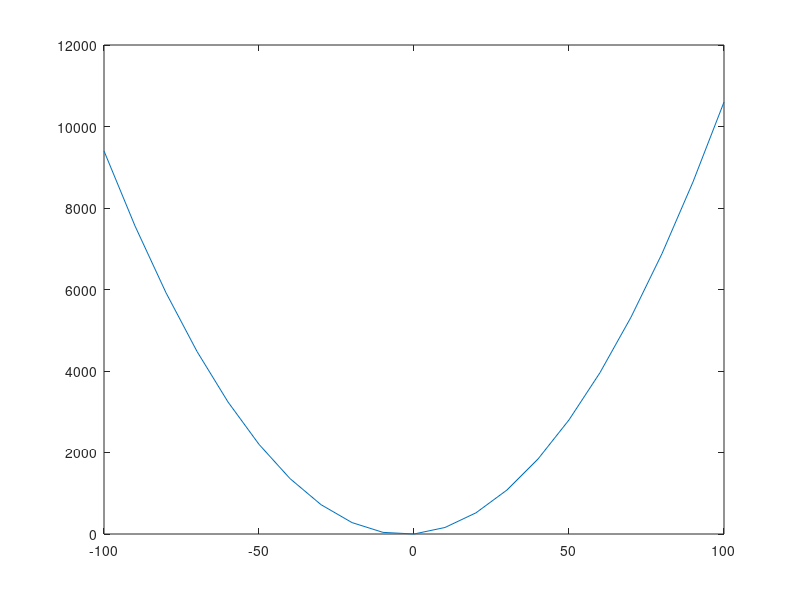

Write MATLAB code to recreate this figure.
% Octave Script
% Title         :Grafica 4
% Author        :Kevin Yoan Calderón García
% Description   :Script para graficar una funcion
% Date          :28/10/2021
% Version       :1
% Usage         :octave
%               :
%               :Requiere de octave

clear
% Dominio de la funcion
x=-100:10:100;
% Rango de la funcion
fx=(x.^2)+(6*(x));
% Funcion a plotear
plot(x, fx)
